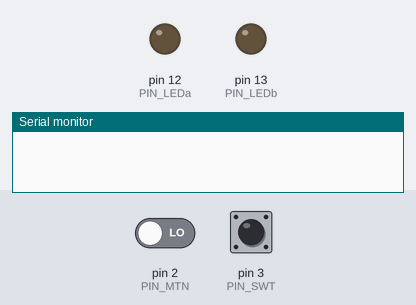
This sketch was run on a simulated Arduino Uno, built with avr-gcc and run on an emulated ATmega328P. Shown: output pins drawn as LEDs (lit = HIGH), the last lines printed to the serial monitor. The test bench sets the inputs (shaded band); at power-on: pin 3 (PIN_SWT) LOW, pin 2 (PIN_MTN) LOW.

Above: at 1.2 s.
1.3 s: pin 3 (PIN_SWT) pulled HIGH for 0.15 s
At 1.38 s:
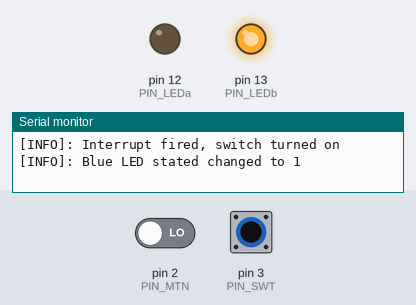
4.4 s: pin 3 (PIN_SWT) pulled HIGH for 3.2 s
At 8.5 s:
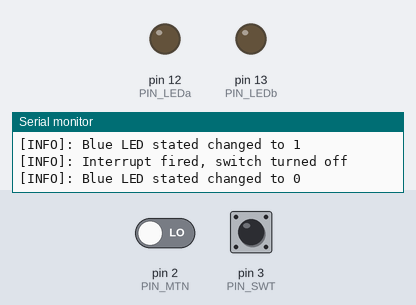
Timing chart, 0 to 10.0 s (numbered marks = the images above; inputs shaded):
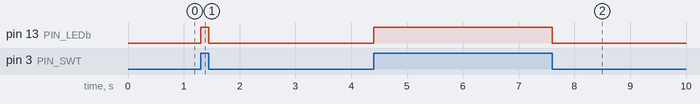

Measured:
- after the input at 1.3 s, pin 13 (PIN_LEDb): LOW → HIGH at once, → LOW 0.15 s later
- after the input at 4.4 s, pin 13 (PIN_LEDb): LOW → HIGH at once, → LOW 3.2 s later

The sketch:

Task1.3C.ino
```cpp
// Pins
const uint8_t PIN_LEDa = 12;
const uint8_t PIN_LEDb = 13;
const uint8_t PIN_MTN = 2;
const uint8_t PIN_SWT = 3;

// States
volatile bool ledState_a = LOW;
volatile bool ledState_b = LOW;
bool motionState = 0;

// Main
void setup()
{
  	// Initialise serial connection
  	Serial.begin(9600);

  	// Set pin modes
	pinMode(PIN_LEDa, OUTPUT);
  	pinMode(PIN_LEDb, OUTPUT);
  	pinMode(PIN_MTN, INPUT);
  	pinMode(PIN_SWT, INPUT);

   	// Define interrupt functions
	attachInterrupt(digitalPinToInterrupt(PIN_MTN), LedSwitch_a, CHANGE);
  	attachInterrupt(digitalPinToInterrupt(PIN_SWT), LedSwitch_b, CHANGE);
}

void loop()
{

}

void LedSwitch_a()
{
  	// Don't switch state if switch is off
  	if (ledState_b == LOW)
    {
      	// If motion detected while switch is off, don't repeat message (logic via motionState)
      	// Same could be achieved if function splint into two - one RISING, one FALLING
		motionState = !motionState;
		if (!motionState)
          	return;
      	Serial.println("[INFO]: Interrupt fired, motion detected but switch is off...");
      	return;
	}
	ledState_a = !ledState_a;
  	digitalWrite(PIN_LEDa, ledState_a);

	if (ledState_a == HIGH)
		Serial.println("[INFO]: Interrupt fired, motion detected");
	else
		Serial.println("[INFO]: Interrupt fired, motion no longer detected");

  	Serial.println("[INFO]: Red LED stated changed to " + (String)ledState_a);
}

void LedSwitch_b()
{
	ledState_b = !ledState_b;
  	digitalWrite(PIN_LEDb, ledState_b);

	if (ledState_b == HIGH)
		Serial.println("[INFO]: Interrupt fired, switch turned on");
	else
		Serial.println("[INFO]: Interrupt fired, switch turned off");

  	Serial.println("[INFO]: Blue LED stated changed to " + (String)ledState_b);
}
```
